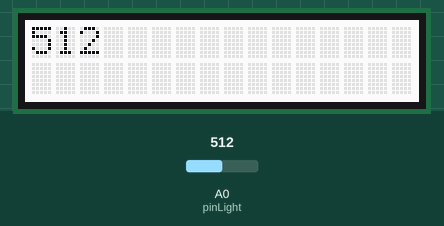
Simulated run of this sketch. Board: Arduino Leonardo, built with avr-gcc and run on an emulated ATmega32U4. Shown: 16×2 character LCD. The inputs (shaded band) are chosen by the test bench; at power-on: A0 (pinLight) = 512.

Above: at 1.2 s.
1.3 s: A0 (pinLight) set to 716
At 2.4 s:
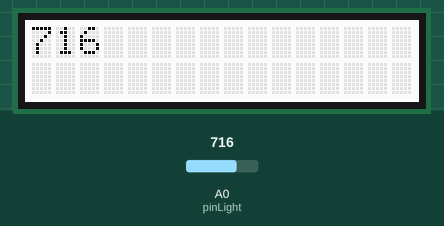
4.3 s: A0 (pinLight) set to 900
At 4.6 s:
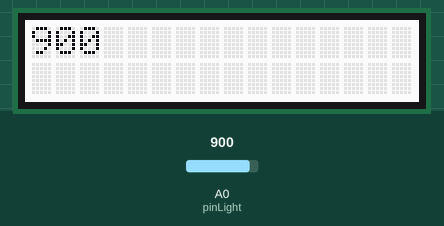
5.8 s: A0 (pinLight) set to 1023
At 6.7 s:
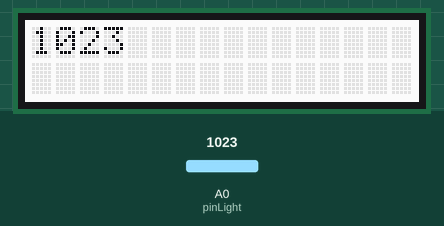
Timing chart, 0 to 8.8 s (numbered marks = the images above; inputs shaded):
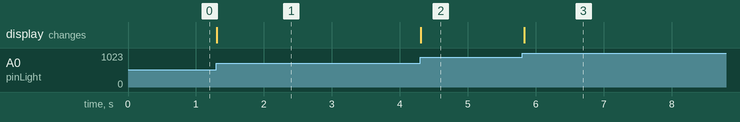

Measured:
- after the input at 1.3 s, the display: changes at once (image 1)
- after the input at 4.3 s, the display: changes at once (image 2)
- after the input at 5.8 s, the display: changes at once (image 3)

The sketch:

Dashboard.ino
```cpp
#include <Wire.h>
#include "rgb_lcd.h"

rgb_lcd lcd;

const int pinLight = A0;
const int pinTemp = A1;

void setup() {
  Serial.begin(9600);

  Serial1.begin(9600); //Set BLE baud rate to default
  Serial1.print("AT+CLEAR"); //clear all previous settings
  Serial1.print("AT+ROLE0"); //set the Grove as a BLE slave
  Serial1.print("AT+SAVE1");  //don't save the connection settings

  // set up the LCD's columns and rows
    lcd.begin(16, 2);
}

char recvChar;

void loop() {
  if(Serial.available())
    {
       recvChar = Serial.read();
       Serial1.print(recvChar);

    }

    if(Serial1.available())
    {
       recvChar = Serial1.read();
       Serial.print(recvChar);
    //   lcd.print(recvChar);
    }

    int sensorValue = analogRead(pinLight);    //the light sensor is attached to analog 0
    lcd.clear();
    lcd.print(sensorValue);
 }
```
